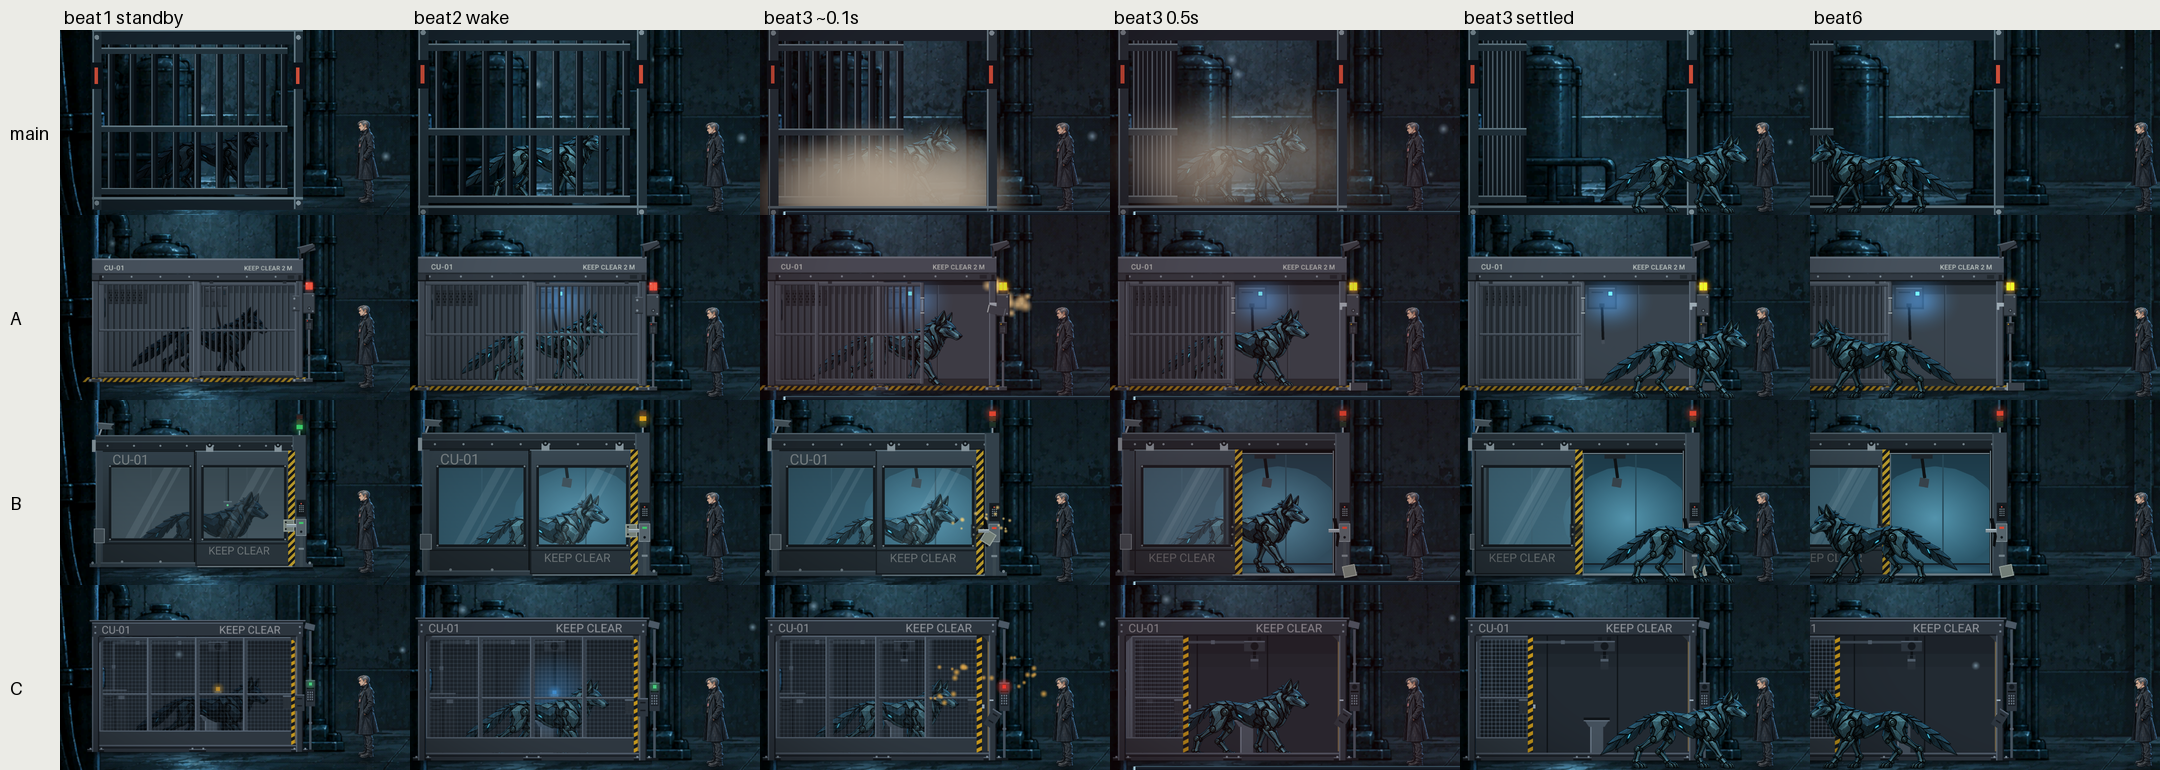

Python code for this plot:
import sys, os
from PIL import Image, ImageDraw, ImageFont
S = '/private/tmp/claude-501/-Users-nathanialhenniges-Developer-mrdemonwolf-wolf-override/eb713cd4-8931-48d7-8c83-5b0b0d1e9cf3/scratchpad/cage-design'
rows = {
 'main': (S+'/audit/shots', ['02-beat1-standby-noui','04-beat2-wake-settled-noui','06-beat3-latch-f006','10-beat3-latch-f030','18-beat3-settled-noui','23-beat6-only-open-route-noui']),
 'A':    (S+'/option-a/shots/final', ['02-beat1-standby-noui','04-beat2-wake-settled-noui','09-beat3-f006','13-beat3-f030','24-beat3-f150-noui','27-beat6-only-open-route-noui']),
 'B':    (S+'/option-b/shots/run6-baked', ['02-beat1-standby-noui','04-beat2-wake-settled-noui','08-beat3-latch-f008-noui','13-beat3-latch-f030','22-beat3-settled-noui','25-beat6-only-open-route-noui']),
 'C':    (S+'/option-c/shots/design', ['02-beat1-standby-noui','04-beat2-wake-settled-noui','07-beat3-latch-f009-noui','11-beat3-latch-f030','18-beat3-settled-noui','23-beat6-only-open-route-noui']),
}
box = (0, 230, 700, 600)
W = box[2]-box[0]; H = box[3]-box[1]
sc = 0.5
cw, ch = int(W*sc), int(H*sc)
font = ImageFont.load_default(size=18)
out = Image.new('RGB', (60+cw*6, 30+ch*4), (235,235,230))
d = ImageDraw.Draw(out)
cols = ['beat1 standby','beat2 wake','beat3 ~0.1s','beat3 0.5s','beat3 settled','beat6']
for j,c in enumerate(cols): d.text((60+j*cw+4, 6), c, fill=(0,0,0), font=font)
for i,(k,(folder,names)) in enumerate(rows.items()):
    d.text((10, 30+i*ch+ch//2), k, fill=(0,0,0), font=font)
    for j,n in enumerate(names):
        p = os.path.join(folder, n+'.png')
        if not os.path.exists(p):
            d.text((60+j*cw+4, 30+i*ch+10), 'missing '+n, fill=(200,0,0), font=font); continue
        im = Image.open(p).convert('RGB').crop(box).resize((cw,ch), Image.LANCZOS)
        out.paste(im, (60+j*cw, 30+i*ch))
out.save(S+'/judge/compare.png')
print(out.size)
